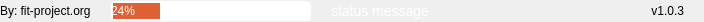
              <widget class="QFrame" name="bottom_bar">
               <property name="minimumSize">
                <size>
                 <width>0</width>
                 <height>22</height>
                </size>
               </property>
               <property name="maximumSize">
                <size>
                 <width>16777215</width>
                 <height>22</height>
                </size>
               </property>
               <property name="frameShape">
                <enum>QFrame::NoFrame</enum>
               </property>
               <property name="frameShadow">
                <enum>QFrame::Raised</enum>
               </property>
               <layout class="QHBoxLayout" name="horizontalLayout_5">
                <property name="spacing">
                 <number>0</number>
                </property>
                <property name="leftMargin">
                 <number>0</number>
                </property>
                <property name="topMargin">
                 <number>0</number>
                </property>
                <property name="rightMargin">
                 <number>0</number>
                </property>
                <property name="bottomMargin">
                 <number>0</number>
                </property>
                <item>
                 <widget class="QLabel" name="credits_label">
                  <property name="maximumSize">
                   <size>
                    <width>120</width>
                    <height>16</height>
                   </size>
                  </property>
                  <property name="text">
                   <string>By: fit-project.org</string>
                  </property>
                  <property name="alignment">
                   <set>Qt::AlignLeading|Qt::AlignLeft|Qt::AlignVCenter</set>
                  </property>
                 </widget>
                </item>
                <item>
                 <spacer name="bottom_bar_left_spacer">
                  <property name="orientation">
                   <enum>Qt::Horizontal</enum>
                  </property>
                  <property name="sizeType">
                   <enum>QSizePolicy::Expanding</enum>
                  </property>
                  <property name="sizeHint" stdset="0">
                   <size>
                    <width>20</width>
                    <height>20</height>
                   </size>
                  </property>
                 </spacer>
                </item>
                <item>
                 <widget class="QProgressBar" name="progress_bar">
                  <property name="minimumSize">
                   <size>
                    <width>200</width>
                    <height>0</height>
                   </size>
                  </property>
                  <property name="maximumSize">
                   <size>
                    <width>200</width>
                    <height>20</height>
                   </size>
                  </property>
                  <property name="styleSheet">
                   <string notr="true">QProgressBar
{
    color: #ffffff;
    border-style: outset;
border-width: 2px;
    border-radius: 5px;
    text-align: left;
}
QProgressBar::chunk
{
    background-color:#e06133;
}</string>
                  </property>
                  <property name="value">
                   <number>24</number>
                  </property>
                 </widget>
                </item>
                <item>
                 <spacer name="bottom_bar_central_spacer">
                  <property name="orientation">
                   <enum>Qt::Horizontal</enum>
                  </property>
                  <property name="sizeType">
                   <enum>QSizePolicy::Expanding</enum>
                  </property>
                  <property name="sizeHint" stdset="0">
                   <size>
                    <width>20</width>
                    <height>20</height>
                   </size>
                  </property>
                 </spacer>
                </item>
                <item>
                 <widget class="QLabel" name="status_message">
                  <property name="minimumSize">
                   <size>
                    <width>300</width>
                    <height>0</height>
                   </size>
                  </property>
                  <property name="styleSheet">
                   <string notr="true">font-size:14px;
color:#ffffff;</string>
                  </property>
                  <property name="text">
                   <string>status message</string>
                  </property>
                 </widget>
                </item>
                <item>
                 <spacer name="bottom_bar_right_spacer">
                  <property name="orientation">
                   <enum>Qt::Horizontal</enum>
                  </property>
                  <property name="sizeType">
                   <enum>QSizePolicy::Expanding</enum>
                  </property>
                  <property name="sizeHint" stdset="0">
                   <size>
                    <width>20</width>
                    <height>20</height>
                   </size>
                  </property>
                 </spacer>
                </item>
                <item>
                 <widget class="QLabel" name="version">
                  <property name="maximumSize">
                   <size>
                    <width>120</width>
                    <height>16777215</height>
                   </size>
                  </property>
                  <property name="text">
                   <string>v1.0.3</string>
                  </property>
                  <property name="alignment">
                   <set>Qt::AlignRight|Qt::AlignTrailing|Qt::AlignVCenter</set>
                  </property>
                 </widget>
                </item>
                <item>
                 <widget class="QFrame" name="frame_size_grip">
                  <property name="minimumSize">
                   <size>
                    <width>20</width>
                    <height>0</height>
                   </size>
                  </property>
                  <property name="maximumSize">
                   <size>
                    <width>20</width>
                    <height>16777215</height>
                   </size>
                  </property>
                  <property name="frameShape">
                   <enum>QFrame::NoFrame</enum>
                  </property>
                  <property name="frameShadow">
                   <enum>QFrame::Raised</enum>
                  </property>
                 </widget>
                </item>
               </layout>
              </widget>
